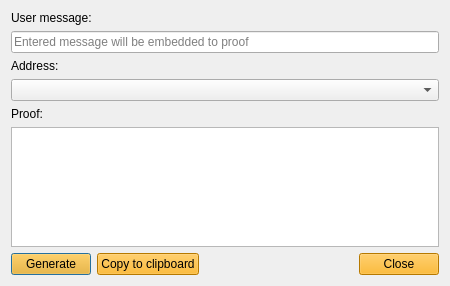
<?xml version="1.0" encoding="UTF-8"?>
<ui version="4.0">
 <class>CreateProofDialog</class>
 <widget class="QDialog" name="CreateProofDialog">
  <property name="geometry">
   <rect>
    <x>0</x>
    <y>0</y>
    <width>450</width>
    <height>286</height>
   </rect>
  </property>
  <property name="sizePolicy">
   <sizepolicy hsizetype="Preferred" vsizetype="Preferred">
    <horstretch>0</horstretch>
    <verstretch>0</verstretch>
   </sizepolicy>
  </property>
  <property name="minimumSize">
   <size>
    <width>450</width>
    <height>0</height>
   </size>
  </property>
  <property name="windowTitle">
   <string>Create proof</string>
  </property>
  <layout class="QVBoxLayout" name="verticalLayout">
   <item>
    <widget class="QLabel" name="label">
     <property name="sizePolicy">
      <sizepolicy hsizetype="Preferred" vsizetype="Fixed">
       <horstretch>0</horstretch>
       <verstretch>0</verstretch>
      </sizepolicy>
     </property>
     <property name="text">
      <string>User message:</string>
     </property>
    </widget>
   </item>
   <item>
    <widget class="QLineEdit" name="messageEdit">
     <property name="sizePolicy">
      <sizepolicy hsizetype="Expanding" vsizetype="Fixed">
       <horstretch>0</horstretch>
       <verstretch>0</verstretch>
      </sizepolicy>
     </property>
     <property name="placeholderText">
      <string>Entered message will be embedded to proof</string>
     </property>
    </widget>
   </item>
   <item>
    <widget class="QLabel" name="addressLabel">
     <property name="text">
      <string>Address:</string>
     </property>
    </widget>
   </item>
   <item>
    <widget class="QComboBox" name="addressesBox">
     <property name="duplicatesEnabled">
      <bool>true</bool>
     </property>
    </widget>
   </item>
   <item>
    <widget class="QLabel" name="proofLabel">
     <property name="text">
      <string>Proof:</string>
     </property>
    </widget>
   </item>
   <item>
    <widget class="QTextEdit" name="proofEdit">
     <property name="readOnly">
      <bool>true</bool>
     </property>
     <property name="placeholderText">
      <string/>
     </property>
    </widget>
   </item>
   <item>
    <spacer name="verticalSpacer">
     <property name="orientation">
      <enum>Qt::Vertical</enum>
     </property>
     <property name="sizeHint" stdset="0">
      <size>
       <width>20</width>
       <height>0</height>
      </size>
     </property>
    </spacer>
   </item>
   <item>
    <layout class="QHBoxLayout" name="horizontalLayout">
     <item>
      <widget class="QPushButton" name="generateButton">
       <property name="styleSheet">
        <string notr="true">background-color: rgb(255, 170, 0);</string>
       </property>
       <property name="text">
        <string>Generate</string>
       </property>
       <property name="autoDefault">
        <bool>true</bool>
       </property>
       <property name="default">
        <bool>true</bool>
       </property>
      </widget>
     </item>
     <item>
      <widget class="QPushButton" name="copyButton">
       <property name="styleSheet">
        <string notr="true">background-color: rgb(255, 170, 0);</string>
       </property>
       <property name="text">
        <string>Copy to clipboard</string>
       </property>
       <property name="autoDefault">
        <bool>false</bool>
       </property>
      </widget>
     </item>
     <item>
      <spacer name="horizontalSpacer">
       <property name="orientation">
        <enum>Qt::Horizontal</enum>
       </property>
       <property name="sizeHint" stdset="0">
        <size>
         <width>0</width>
         <height>20</height>
        </size>
       </property>
      </spacer>
     </item>
     <item>
      <widget class="QPushButton" name="cancelButton">
       <property name="styleSheet">
        <string notr="true">background-color: rgb(255, 170, 0);</string>
       </property>
       <property name="text">
        <string>Close</string>
       </property>
       <property name="autoDefault">
        <bool>false</bool>
       </property>
      </widget>
     </item>
    </layout>
   </item>
  </layout>
 </widget>
 <resources/>
 <connections>
  <connection>
   <sender>cancelButton</sender>
   <signal>clicked()</signal>
   <receiver>CreateProofDialog</receiver>
   <slot>reject()</slot>
   <hints>
    <hint type="sourcelabel">
     <x>49</x>
     <y>236</y>
    </hint>
    <hint type="destinationlabel">
     <x>196</x>
     <y>132</y>
    </hint>
   </hints>
  </connection>
  <connection>
   <sender>copyButton</sender>
   <signal>clicked()</signal>
   <receiver>CreateProofDialog</receiver>
   <slot>copyToClipboard()</slot>
   <hints>
    <hint type="sourcelabel">
     <x>239</x>
     <y>236</y>
    </hint>
    <hint type="destinationlabel">
     <x>196</x>
     <y>132</y>
    </hint>
   </hints>
  </connection>
  <connection>
   <sender>generateButton</sender>
   <signal>clicked()</signal>
   <receiver>CreateProofDialog</receiver>
   <slot>generateProof()</slot>
   <hints>
    <hint type="sourcelabel">
     <x>343</x>
     <y>236</y>
    </hint>
    <hint type="destinationlabel">
     <x>196</x>
     <y>132</y>
    </hint>
   </hints>
  </connection>
  <connection>
   <sender>addressesBox</sender>
   <signal>activated(int)</signal>
   <receiver>CreateProofDialog</receiver>
   <slot>addressChanged(int)</slot>
   <hints>
    <hint type="sourcelabel">
     <x>196</x>
     <y>107</y>
    </hint>
    <hint type="destinationlabel">
     <x>196</x>
     <y>132</y>
    </hint>
   </hints>
  </connection>
  <connection>
   <sender>addressesBox</sender>
   <signal>currentTextChanged(QString)</signal>
   <receiver>CreateProofDialog</receiver>
   <slot>currentAddressChanged()</slot>
   <hints>
    <hint type="sourcelabel">
     <x>196</x>
     <y>107</y>
    </hint>
    <hint type="destinationlabel">
     <x>196</x>
     <y>132</y>
    </hint>
   </hints>
  </connection>
 </connections>
 <slots>
  <slot>generateProof()</slot>
  <slot>copyToClipboard()</slot>
  <slot>addressChanged(int)</slot>
  <slot>currentAddressChanged()</slot>
 </slots>
</ui>
